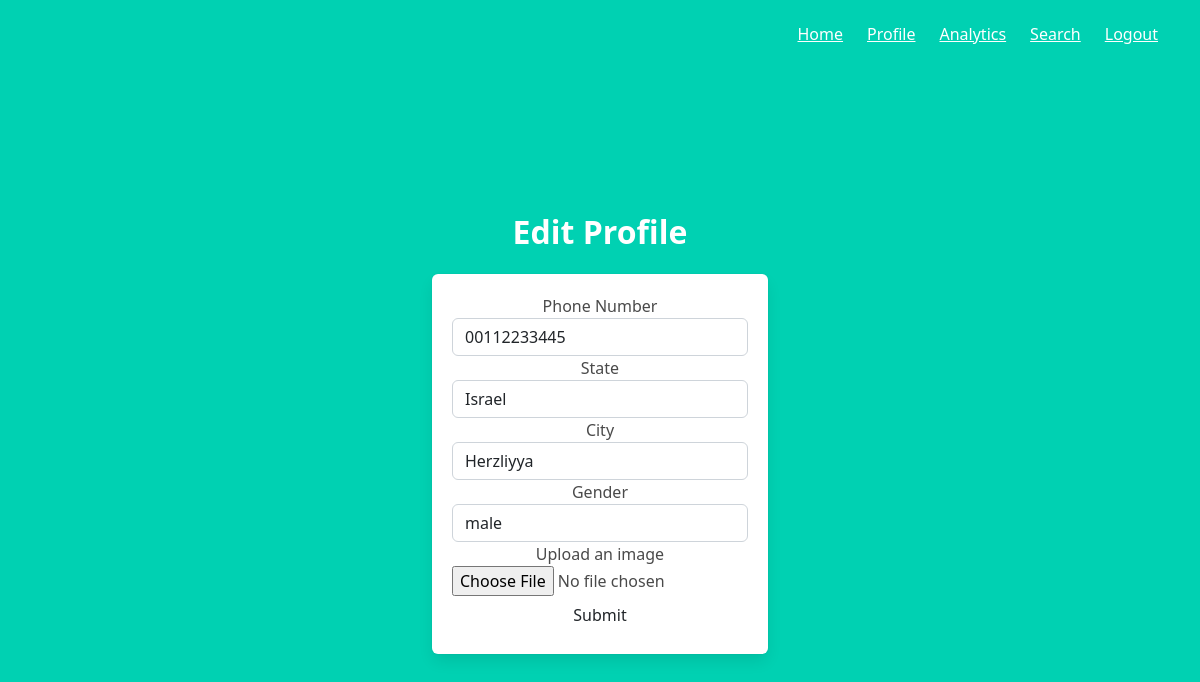
/edit_profile (signed in), run on the app's committed database.
### website/models.py (models this page shows)
class User(UserMixin, db.Model):
    id = db.Column(db.Integer, primary_key=True) # primary keys are required by SQLAlchemy
    email = db.Column(db.String(50), unique=True)
    full_name = db.Column(db.String(20))
    password = db.Column(db.String(100))
    phone_number = db.Column(db.String(15))
    state = db.Column(db.String(50))
    city = db.Column(db.String(50))
    gender = db.Column(db.String(10))
    profession = db.Column(db.String(50))
    addition_details = db.Column(db.Text)
    img = db.Column(db.String(500))
    img_name = db.Column(db.String(500))
    vehicles = db.relationship('Vehicle') # One to many

### website/views.py (the view, shortened to what this page needs)
@views.route('/edit_profile', methods=['GET', 'POST'])
@login_required
def edit_profile():
    form = ProfileForm()
    user = User.query.filter_by(id=current_user.id).first()
    form.phone_number.data = user.phone_number
    form.state.data = user.state
    form.city.data = user.city
    form.gender.data = user.gender
    return render_template('edit_profile.html', user=current_user, form=form)

### website/forms.py
class ProfileForm(FlaskForm):
    phone_number = StringField('Phone Number')
    state = StringField('State')
    city = SelectField('City', choices=[(x['city'], x['city']) for x in CITIES_DICT])
    gender = SelectField('Gender', choices=[('male', 'male'), ('female', 'female'), ('other', 'other')])
    img = FileField('Upload an image')
    submit = SubmitField('Submit')

### website/__init__.py (called while the page is built)
def create_app():
    app = Flask(__name__)
    app.config['SECRET_KEY'] = SECRET_KEY
    app.config['SQLALCHEMY_DATABASE_URI'] = SQLALCHEMY_DATABASE_URI
    db.init_app(app)
    bootstrap.init_app(app)
    login_manager = LoginManager()
    login_manager.login_view = 'auth.login'
    login_manager.init_app(app)
    from .models import User
    create_database(app)
    @login_manager.user_loader
    def load_user(user_id):
        return User.query.get(int(user_id))
    from .views import search_filter, page_not_found
    app.register_error_handler(404, page_not_found)
    from .auth import auth as auth_blueprint
    app.register_blueprint(auth_blueprint)
    from .views import views as views_blueprint
    app.register_blueprint(views_blueprint)
    app.jinja_env.globals.update(search_filter=search_filter)
    return app

### website/templates/edit_profile.html (shortened to what this page needs)
{% extends "base.html" %}
{% import "bootstrap/wtf.html" as wtf %}
{% block content %}
    <div class="column is-4 is-offset-4">
        <h3 class="title">Edit Profile</h3>
        <div class="box">
            {{ wtf.quick_form(form) }}
        </div>
    </div>
{% endblock %}

### data on the page
User: phone_number "00112233445", state "Israel", city "Herzliyya", gender "male"
